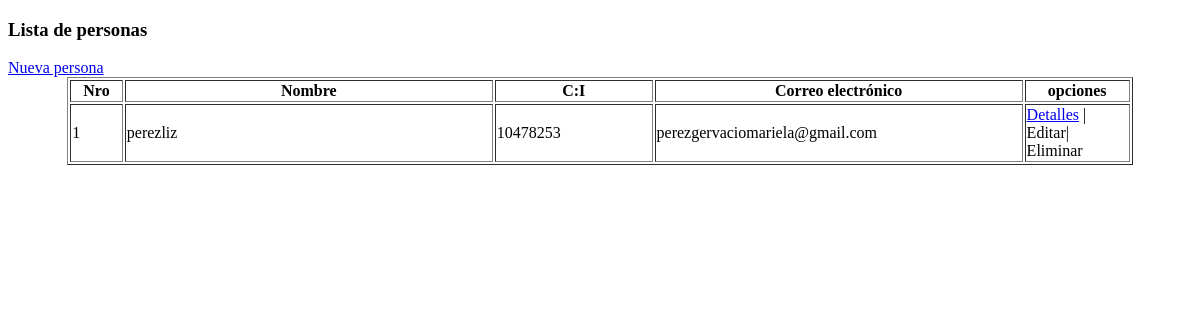
Before: /administracion/index with the older database file.
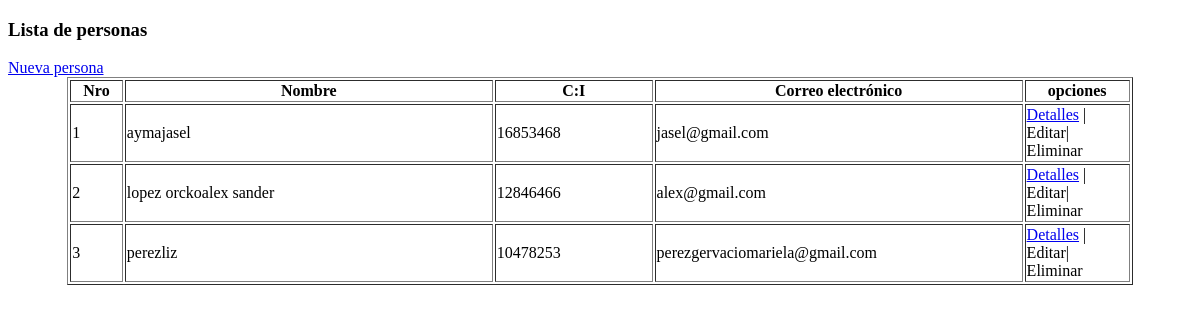
After: the same page with the newer database file.
### admins/models.py (models this page shows, shortened)
class Persona(models.Model):
    ci=models.CharField(max_length=8, unique=True, blank=False)
    nombres=models.CharField(max_length=30, blank=False)
    apellidos=models.CharField(max_length=30, blank=False)
    direccion=models.CharField(max_length=50, blank=False)
    telefono=models.CharField(max_length=8, blank=False)
    fecha_nacimiento=models.DateField()
    fecha_registro=models.DateTimeField(null=True, blank=True, default=timezone.now)
    email=models.CharField(max_length=100, null=True,blank=True)
    class Meta:
        ordering = ['apellidos','nombres']

### admins/views.py (the view)
# urls.py: path('index', views.index_personas, name='index_personas'),
def index_personas(request):
    personas = Persona.objects.all()
    return render(request, 'personas/index.html', {'personas': personas})

### admins/templates/personas/index.html (shortened to what this page needs)
<!DOCTYPE html>
<html lang="es">
<head>
</head>
<body>
    <h3>Lista de personas</h3>
    <a href="{% url 'nueva_persona' %}">Nueva persona</a>
    <table border="1" align="center" width="90%">
        <thead>
            <tr>
                <th width="5%">Nro</th>
                <th width="35%">Nombre</th>
                <th width="15%">C:I</th>
                <th width="35%">Correo electrónico</th>
                <th width="10%">opciones</th>
            </tr>
        </thead>
        <tbody>
            {% for p in personas %}
            <tr>
                <td>{{ forloop.counter }}</td>
                <td>{{ p.apellidos }}{{p.nombres}}</td>
                <td>{{ p.ci }}</td>
                <td>{{ p.email }}</td>
                <td>
                   <a href="{% url 'detalle_persona' p.id %}">Detalles</a>  |
                    Editar|
                    Eliminar
                </td>
            </tr>
            {% endfor %}
        </tbody>
    </table>
</body>
</html>

Changed rows visible on the page:
added Persona: apellidos "ayma", nombres "jasel", ci "16853468", email "jasel@gmail.com"
added Persona: apellidos "lopez orcko", nombres "alex sander", ci "12846466", email "alex@gmail.com"
